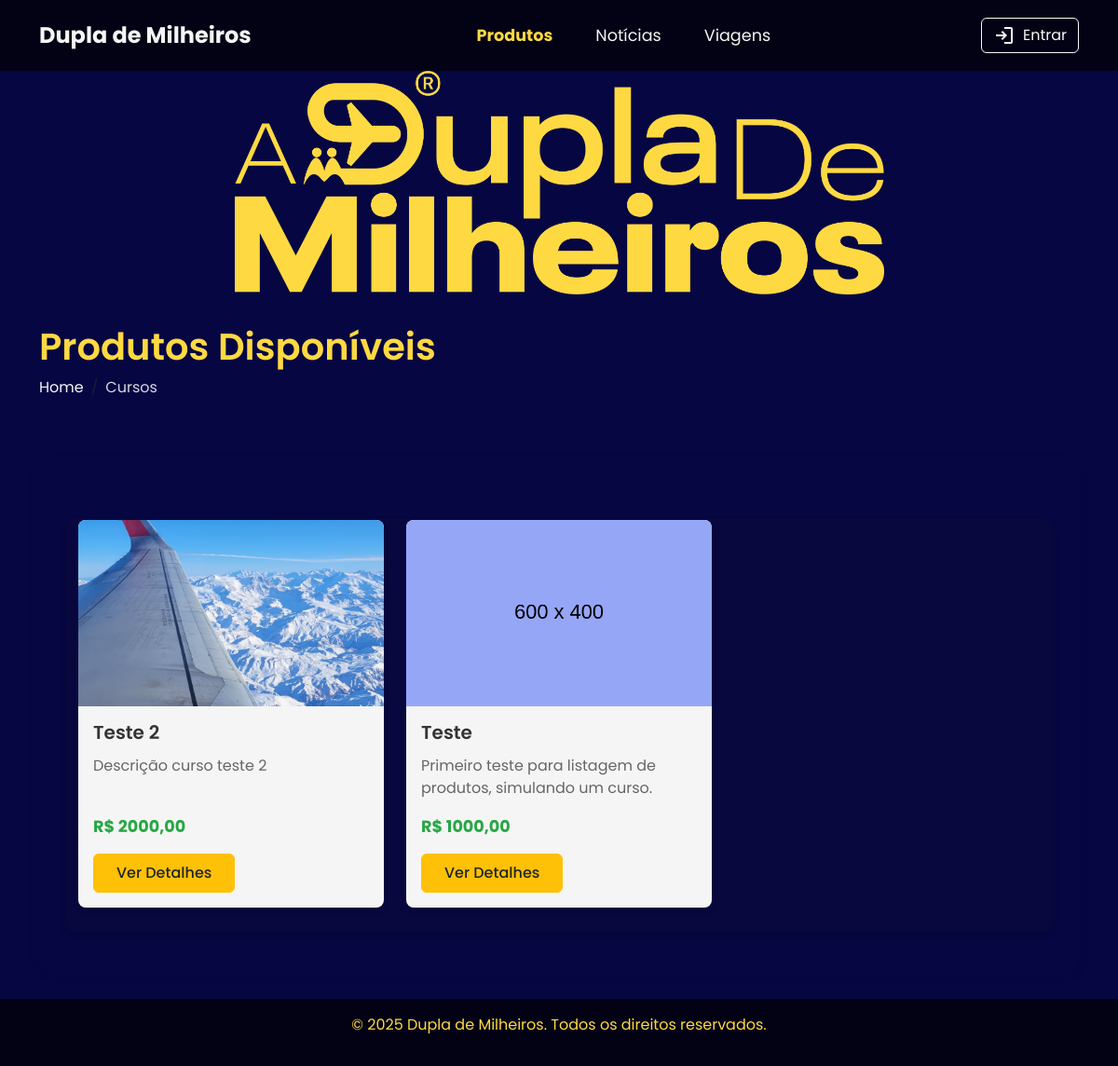
The app's page /produtos/cursos/ with its own data.
### products/models.py (models this page shows, shortened)
class Course(models.Model):
    title = models.CharField(max_length=200)
    slug = models.SlugField(max_length=200, unique=True)
    description = models.TextField()
    image = models.ImageField(upload_to='courses/', blank=True, null=True)
    price = models.DecimalField(max_digits=10, decimal_places=2)
    creation_date = models.DateTimeField(auto_now_add=True)
    update_date = models.DateTimeField(auto_now=True)
    active = models.BooleanField(default=True)
    class Meta:
        ordering = ['-creation_date']
        verbose_name = 'Curso'
        verbose_name_plural = 'Cursos'

### products/views.py (the view)
# urls.py: path('cursos/', views.course_list, name='course_list'),
def course_list(request):
    courses = Course.objects.filter(active=True)
    return render(request, 'products/course_list.html', {
        'courses':courses,
        'section': 'products'
    })

### products/templates/products/course_list.html
{% extends "base.html" %}
{% load static %}
{% block body %}
<div class="page-header">
    <div class="container">
        <h1>Produtos Disponíveis</h1>
        <nav aria-label="breadcrumb">
            <ol class="breadcrumb">
                <li class="breadcrumb-item"><a href="{% url 'home' %}">Home</a></li>
                <li class="breadcrumb-item active" aria-current="page">Cursos</li>
            </ol>
        </nav>
    </div>
</div>
<div class="container">
    <div class="content-container fade-in">
        <div class="courses-grid row">
            {% if courses %}
                {% for course in courses %}
                    <div class="col-md-4 mb-4">
                        <div class="card h-100 course-card">
                            <div class="course-image-container">
                                {% if course.image %}
                                    <img src="{{ course.image.url }}" class="course-image" alt="{{ course.title }}">
                                {% else %}
                                    <img src="{% static 'images/course-placeholder.jpg' %}" class="course-image" alt="Imagem do curso">
                                {% endif %}
                            </div>
                            <div class="card-body d-flex flex-column">
                                <h5 class="card-title course-title">{{ course.title }}</h5>
                                <p class="card-text course-description">{{ course.description|truncatewords:20 }}</p>
                                <div class="mt-auto">
                                    <p class="card-text course-price">R$ {{ course.price }}</p>
                                    <a href="{% url 'products:course_detail' course.slug %}" class="btn btn-course-details">Ver Detalhes</a>
                                </div>
                            </div>
                        </div>
                    </div>
                {% endfor %}
            {% else %}
                <div class="col-12">
                    <p>Nenhum curso disponível no momento.</p>
                </div>
            {% endif %}
        </div>
    </div>
</div>
{% endblock %}

### static/css/styles.css (style rules this page uses)
body { background-color: #060642; color: whitesmoke; font-family: 'Poppins', sans-serif; }
.row { background: rgba(10, 10, 60, 0.5); border: 2px solid rgba(10, 10, 60, 0.5); border-radius: 10px; box-shadow: 0 4px 6px rgba(0, 0, 0, 0.1); }
.course-card { transition: transform 0.3s ease, box-shadow 0.3s ease; border-radius: 8px; overflow: hidden; border: none; box-shadow: 0 4px 6px rgba(0, 0, 0, 0.1); background-color: whitesmoke; }
.course-image-container { height: 200px; overflow: hidden; position: relative; }
.course-image { width: 100%; height: 100%; object-fit: cover; object-position: center; }
.course-title { font-size: 1.25rem; font-weight: 600; margin-bottom: 0.75rem; color: #333; }
.course-description { color: #666; margin-bottom: 1rem; }
.course-price { font-weight: bold; color: #28a745; font-size: 1.1rem; }
.btn-course-details { background-color: #ffc107; border-color: #ffc107; color: #212529; font-weight: 500; padding: 0.5rem 1.5rem; }
.content-container { padding: 2.5rem; background-color: transparent; border-radius: 10px; box-shadow: 0 5px 15px rgba(0, 0, 0, 0.05); margin-bottom: 2rem; }
.page-header { background-color: transparent; padding: 2rem 0; margin-bottom: 2rem; color: #FFD942; }
.page-header h1 { margin-bottom: 0.5rem; font-weight: 600; }
.breadcrumb { background-color: transparent; padding: 0; margin-bottom: 0; font-size: 0.9rem; }
.breadcrumb-item a { font-size: 1.0rem; color: whitesmoke; text-decoration: none; transition: color 0.2s; }
.breadcrumb-item.active { color: rgba(245, 245, 245, 0.871); font-size: 1.0rem; }
.courses-grid { margin-top: 1.5rem; }
.fade-in { animation: fadeIn 0.5s ease-in; }

### records on screen
Course: image (picture), title "Teste 2", description "Descrição curso teste 2", price "2000,00"
Course: title "Teste", description "Primeiro teste para listagem de produtos, simulando um curso.", price "1000,00"
